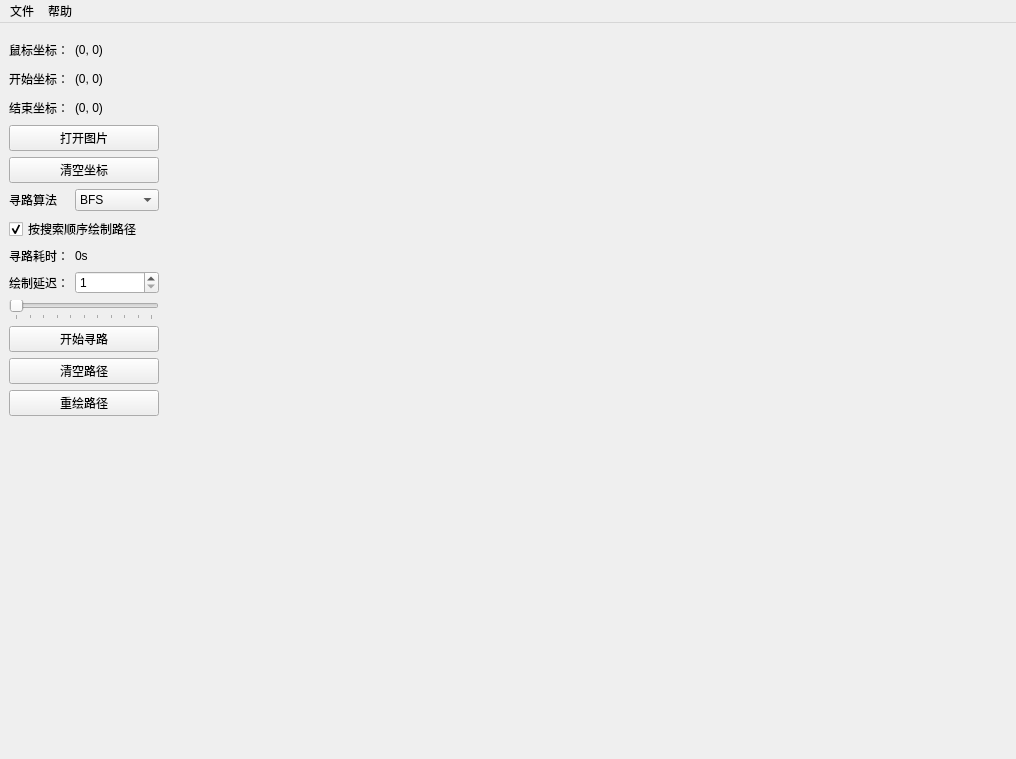
<?xml version="1.0" encoding="UTF-8"?>
<ui version="4.0">
 <class>QT::MainWindow</class>
 <widget class="QMainWindow" name="QT::MainWindow">
  <property name="geometry">
   <rect>
    <x>0</x>
    <y>0</y>
    <width>1016</width>
    <height>759</height>
   </rect>
  </property>
  <property name="windowTitle">
   <string>MainWindow</string>
  </property>
  <widget class="QWidget" name="centralwidget">
   <layout class="QGridLayout" name="gridLayout">
    <item row="1" column="1" rowspan="2">
     <layout class="QGridLayout" name="buttonArea">
      <property name="sizeConstraint">
       <enum>QLayout::SetDefaultConstraint</enum>
      </property>
      <item row="4" column="0" colspan="2">
       <widget class="QPushButton" name="clearPointsButton">
        <property name="minimumSize">
         <size>
          <width>150</width>
          <height>0</height>
         </size>
        </property>
        <property name="text">
         <string>清空坐标</string>
        </property>
       </widget>
      </item>
      <item row="10" column="0" colspan="2">
       <widget class="QPushButton" name="pathFindingButton">
        <property name="text">
         <string>开始寻路</string>
        </property>
       </widget>
      </item>
      <item row="5" column="0">
       <widget class="QLabel" name="pathFindingLabel">
        <property name="text">
         <string>寻路算法</string>
        </property>
       </widget>
      </item>
      <item row="12" column="0" colspan="2">
       <widget class="QPushButton" name="repaintPathButton">
        <property name="text">
         <string>重绘路径</string>
        </property>
       </widget>
      </item>
      <item row="0" column="0">
       <widget class="QLabel" name="mousePosLabel">
        <property name="sizePolicy">
         <sizepolicy hsizetype="Preferred" vsizetype="Preferred">
          <horstretch>1</horstretch>
          <verstretch>0</verstretch>
         </sizepolicy>
        </property>
        <property name="minimumSize">
         <size>
          <width>0</width>
          <height>23</height>
         </size>
        </property>
        <property name="text">
         <string>鼠标坐标：</string>
        </property>
       </widget>
      </item>
      <item row="0" column="1">
       <widget class="QLabel" name="mousePosValueLabel">
        <property name="sizePolicy">
         <sizepolicy hsizetype="Preferred" vsizetype="Preferred">
          <horstretch>2</horstretch>
          <verstretch>0</verstretch>
         </sizepolicy>
        </property>
        <property name="text">
         <string>(0, 0)</string>
        </property>
       </widget>
      </item>
      <item row="6" column="0" colspan="2">
       <widget class="QCheckBox" name="showSearchPathCheckBox">
        <property name="text">
         <string>按搜索顺序绘制路径</string>
        </property>
        <property name="checked">
         <bool>true</bool>
        </property>
       </widget>
      </item>
      <item row="7" column="0">
       <widget class="QLabel" name="searchCostLabel">
        <property name="text">
         <string>寻路耗时：</string>
        </property>
       </widget>
      </item>
      <item row="1" column="0">
       <widget class="QLabel" name="startPointLabel">
        <property name="sizePolicy">
         <sizepolicy hsizetype="Preferred" vsizetype="Preferred">
          <horstretch>1</horstretch>
          <verstretch>0</verstretch>
         </sizepolicy>
        </property>
        <property name="minimumSize">
         <size>
          <width>0</width>
          <height>23</height>
         </size>
        </property>
        <property name="text">
         <string>开始坐标：</string>
        </property>
       </widget>
      </item>
      <item row="7" column="1">
       <widget class="QLabel" name="searchCostValueLabel">
        <property name="text">
         <string>0s</string>
        </property>
       </widget>
      </item>
      <item row="11" column="0" colspan="2">
       <widget class="QPushButton" name="clearPathButton">
        <property name="text">
         <string>清空路径</string>
        </property>
       </widget>
      </item>
      <item row="5" column="1">
       <widget class="QComboBox" name="pathFindingComboBox">
        <item>
         <property name="text">
          <string>BFS</string>
         </property>
        </item>
        <item>
         <property name="text">
          <string>DFS</string>
         </property>
        </item>
        <item>
         <property name="text">
          <string>A*</string>
         </property>
        </item>
       </widget>
      </item>
      <item row="1" column="1">
       <widget class="QLabel" name="startPointValueLabel">
        <property name="sizePolicy">
         <sizepolicy hsizetype="Preferred" vsizetype="Preferred">
          <horstretch>2</horstretch>
          <verstretch>0</verstretch>
         </sizepolicy>
        </property>
        <property name="minimumSize">
         <size>
          <width>0</width>
          <height>0</height>
         </size>
        </property>
        <property name="text">
         <string>(0, 0)</string>
        </property>
       </widget>
      </item>
      <item row="3" column="0" colspan="2">
       <widget class="QPushButton" name="openImageButton">
        <property name="minimumSize">
         <size>
          <width>150</width>
          <height>23</height>
         </size>
        </property>
        <property name="text">
         <string>打开图片</string>
        </property>
       </widget>
      </item>
      <item row="8" column="0">
       <widget class="QLabel" name="searchDelayLabel">
        <property name="text">
         <string>绘制延迟：</string>
        </property>
       </widget>
      </item>
      <item row="8" column="1">
       <widget class="QSpinBox" name="searchDelaySpinBox">
        <property name="minimum">
         <number>1</number>
        </property>
        <property name="maximum">
         <number>1000</number>
        </property>
        <property name="value">
         <number>1</number>
        </property>
       </widget>
      </item>
      <item row="2" column="1">
       <widget class="QLabel" name="endPointValueLabel">
        <property name="sizePolicy">
         <sizepolicy hsizetype="Preferred" vsizetype="Preferred">
          <horstretch>2</horstretch>
          <verstretch>0</verstretch>
         </sizepolicy>
        </property>
        <property name="text">
         <string>(0, 0)</string>
        </property>
       </widget>
      </item>
      <item row="9" column="0" colspan="2">
       <widget class="QSlider" name="searchDelaySlider">
        <property name="minimum">
         <number>1</number>
        </property>
        <property name="maximum">
         <number>1000</number>
        </property>
        <property name="singleStep">
         <number>1</number>
        </property>
        <property name="pageStep">
         <number>100</number>
        </property>
        <property name="orientation">
         <enum>Qt::Horizontal</enum>
        </property>
        <property name="invertedAppearance">
         <bool>false</bool>
        </property>
        <property name="invertedControls">
         <bool>false</bool>
        </property>
        <property name="tickPosition">
         <enum>QSlider::TicksBelow</enum>
        </property>
        <property name="tickInterval">
         <number>100</number>
        </property>
       </widget>
      </item>
      <item row="2" column="0">
       <widget class="QLabel" name="endPointLabel">
        <property name="sizePolicy">
         <sizepolicy hsizetype="Preferred" vsizetype="Preferred">
          <horstretch>1</horstretch>
          <verstretch>0</verstretch>
         </sizepolicy>
        </property>
        <property name="minimumSize">
         <size>
          <width>0</width>
          <height>23</height>
         </size>
        </property>
        <property name="text">
         <string>结束坐标：</string>
        </property>
       </widget>
      </item>
     </layout>
    </item>
    <item row="4" column="1">
     <spacer name="verticalSpacer_2">
      <property name="orientation">
       <enum>Qt::Vertical</enum>
      </property>
      <property name="sizeHint" stdset="0">
       <size>
        <width>20</width>
        <height>40</height>
       </size>
      </property>
     </spacer>
    </item>
    <item row="0" column="2" rowspan="7">
     <widget class="ImageDisplay" name="image" native="true">
      <property name="sizePolicy">
       <sizepolicy hsizetype="Preferred" vsizetype="Expanding">
        <horstretch>2</horstretch>
        <verstretch>0</verstretch>
       </sizepolicy>
      </property>
     </widget>
    </item>
   </layout>
  </widget>
  <widget class="QMenuBar" name="menuBar">
   <property name="geometry">
    <rect>
     <x>0</x>
     <y>0</y>
     <width>1016</width>
     <height>21</height>
    </rect>
   </property>
   <widget class="QMenu" name="fileMenu">
    <property name="title">
     <string>文件</string>
    </property>
    <addaction name="loadImageAction"/>
    <addaction name="optionWidgetAction"/>
    <addaction name="separator"/>
    <addaction name="exitAction"/>
   </widget>
   <widget class="QMenu" name="aboutMenu">
    <property name="title">
     <string>帮助</string>
    </property>
    <addaction name="aboutAction"/>
   </widget>
   <addaction name="fileMenu"/>
   <addaction name="aboutMenu"/>
  </widget>
  <action name="loadImageAction">
   <property name="text">
    <string>加载图片</string>
   </property>
  </action>
  <action name="aboutAction">
   <property name="text">
    <string>关于</string>
   </property>
  </action>
  <action name="optionWidgetAction">
   <property name="text">
    <string>选项</string>
   </property>
  </action>
  <action name="exitAction">
   <property name="text">
    <string>退出</string>
   </property>
  </action>
 </widget>
 <customwidgets>
  <customwidget>
   <class>ImageDisplay</class>
   <extends>QWidget</extends>
   <header>ImageDisplay.h</header>
   <container>1</container>
   <slots>
    <signal>startPointUpdate(QString)</signal>
    <signal>endPointUpdate(QString)</signal>
    <signal>mousePointUpdate(QString)</signal>
    <slot>clearPoints()</slot>
    <slot>clearPath()</slot>
    <slot>repaintPath()</slot>
    <slot>drawSequentially(bool)</slot>
   </slots>
  </customwidget>
 </customwidgets>
 <resources>
  <include location="../../../resource/resource.qrc"/>
 </resources>
 <connections>
  <connection>
   <sender>openImageButton</sender>
   <signal>clicked()</signal>
   <receiver>QT::MainWindow</receiver>
   <slot>openImage()</slot>
   <hints>
    <hint type="sourcelabel">
     <x>117</x>
     <y>146</y>
    </hint>
    <hint type="destinationlabel">
     <x>165</x>
     <y>139</y>
    </hint>
   </hints>
  </connection>
  <connection>
   <sender>image</sender>
   <signal>startPointUpdate(QString)</signal>
   <receiver>startPointValueLabel</receiver>
   <slot>setText(QString)</slot>
   <hints>
    <hint type="sourcelabel">
     <x>176</x>
     <y>78</y>
    </hint>
    <hint type="destinationlabel">
     <x>159</x>
     <y>78</y>
    </hint>
   </hints>
  </connection>
  <connection>
   <sender>image</sender>
   <signal>endPointUpdate(QString)</signal>
   <receiver>endPointValueLabel</receiver>
   <slot>setText(QString)</slot>
   <hints>
    <hint type="sourcelabel">
     <x>167</x>
     <y>104</y>
    </hint>
    <hint type="destinationlabel">
     <x>159</x>
     <y>104</y>
    </hint>
   </hints>
  </connection>
  <connection>
   <sender>clearPointsButton</sender>
   <signal>clicked()</signal>
   <receiver>image</receiver>
   <slot>clearPoints()</slot>
   <hints>
    <hint type="sourcelabel">
     <x>151</x>
     <y>170</y>
    </hint>
    <hint type="destinationlabel">
     <x>167</x>
     <y>170</y>
    </hint>
   </hints>
  </connection>
  <connection>
   <sender>pathFindingButton</sender>
   <signal>clicked()</signal>
   <receiver>QT::MainWindow</receiver>
   <slot>findPath()</slot>
   <hints>
    <hint type="sourcelabel">
     <x>139</x>
     <y>331</y>
    </hint>
    <hint type="destinationlabel">
     <x>166</x>
     <y>220</y>
    </hint>
   </hints>
  </connection>
  <connection>
   <sender>clearPathButton</sender>
   <signal>clicked()</signal>
   <receiver>image</receiver>
   <slot>clearPath()</slot>
   <hints>
    <hint type="sourcelabel">
     <x>97</x>
     <y>352</y>
    </hint>
    <hint type="destinationlabel">
     <x>167</x>
     <y>252</y>
    </hint>
   </hints>
  </connection>
  <connection>
   <sender>repaintPathButton</sender>
   <signal>clicked()</signal>
   <receiver>image</receiver>
   <slot>repaintPath()</slot>
   <hints>
    <hint type="sourcelabel">
     <x>115</x>
     <y>381</y>
    </hint>
    <hint type="destinationlabel">
     <x>216</x>
     <y>281</y>
    </hint>
   </hints>
  </connection>
  <connection>
   <sender>image</sender>
   <signal>mousePointUpdate(QString)</signal>
   <receiver>mousePosValueLabel</receiver>
   <slot>setText(QString)</slot>
   <hints>
    <hint type="sourcelabel">
     <x>182</x>
     <y>49</y>
    </hint>
    <hint type="destinationlabel">
     <x>126</x>
     <y>51</y>
    </hint>
   </hints>
  </connection>
  <connection>
   <sender>loadImageAction</sender>
   <signal>triggered()</signal>
   <receiver>QT::MainWindow</receiver>
   <slot>openImage()</slot>
   <hints>
    <hint type="sourcelabel">
     <x>-1</x>
     <y>-1</y>
    </hint>
    <hint type="destinationlabel">
     <x>507</x>
     <y>379</y>
    </hint>
   </hints>
  </connection>
 </connections>
 <slots>
  <slot>openImage()</slot>
  <slot>findPath()</slot>
 </slots>
</ui>
